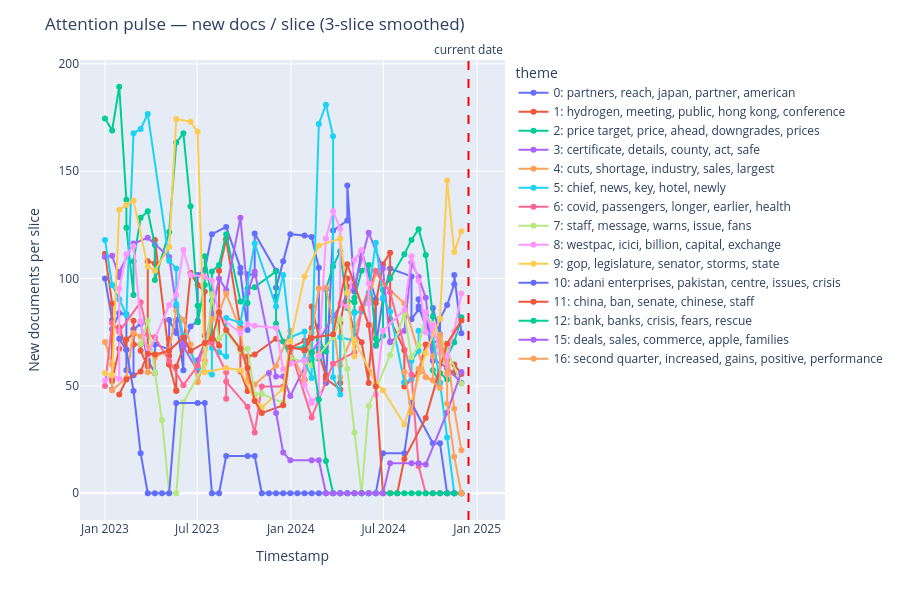

Notebook code for this chart:
### Markdown cell above
### 9b. `weak_signals` — signal evolution + merge Sankey + emergence

Mirrors [`demos/weak_signals`](https://github.com/rte-france/BERTrend/tree/main/bertrend/demos/weak_signals): the popularity-evolution plot with **noise / weak / strong** shaded bands (log y-axis), the **merge Sankey** (continuation / birth across slices), and the **newly emerged** themes per timestamp.

### Code cell
from bertrend.trend_analysis.visualizations import (
    create_topic_size_evolution_figure,
    create_sankey_diagram_plotly,
    plot_newly_emerged_topics,
)

# Signal thresholds for the trailing window (P10 / P90 of popularity).
window_start, window_end, all_pop, q1, q3 = bertrend._compute_popularity_values_and_thresholds(
    WINDOW_SIZE, current_date
)


def signal_evolution_figure(q1: float, q3: float, current_date, top_n: int = 15):
    """Robust replacement for BERTrend's plot_topic_size_evolution.

    BERTrend's helper puts the y-axis on a log scale with range [0, y_max] — but Plotly
    expects log-axis ranges in log10 units, so [0, …] renders as 'NaN×10^Infinity' and the
    curves disappear. Here we keep a linear y-axis, show the full timeline, and shade the
    noise / weak / strong regions from the window thresholds.
    """
    top = (
        intensity.groupby("theme_id")["intensity"].max()
        .sort_values(ascending=False).head(top_n).index
    )
    d = intensity[intensity["theme_id"].isin(top)]
    y_max = max(float(d["intensity"].max()), float(q3), 1.0)

    fig = px.line(d, x="timestamp", y="intensity", color="label", markers=True)
    # signal-region bands
    fig.add_hrect(y0=0, y1=q1, fillcolor="rgba(128,128,128,0.12)", line_width=0,
                  annotation_text="noise", annotation_position="top left")
    fig.add_hrect(y0=q1, y1=q3, fillcolor="rgba(255,165,0,0.14)", line_width=0,
                  annotation_text="weak signal", annotation_position="top left")
    fig.add_hrect(y0=q3, y1=y_max * 1.1, fillcolor="rgba(0,200,0,0.12)", line_width=0,
                  annotation_text="strong signal", annotation_position="top left")
    # Plotly's add_vline does integer arithmetic on datetime x (buggy with pandas
    # Timestamps), so pass the x as epoch-milliseconds, which date axes use internally.
    cd_ms = pd.Timestamp(current_date).value // 10**6
    fig.add_vline(x=cd_ms, line_width=2, line_dash="dash", line_color="red",
                  annotation_text="current date", annotation_position="top")
    fig.update_layout(
        title="Lifetime cumulative popularity (BERTrend signal metric)",
        xaxis_title="Timestamp", yaxis_title="Popularity (cumulative doc count)",
        legend_title_text="theme", height=600,
    )
    return fig


def attention_pulse_figure(current_date, top_n: int = 15, smooth: int = 3):
    """The thematic-trading view: new documents per slice (a *flow*, not a stock).

    Unlike cumulative popularity this rises AND falls, so its peak can be lead-lag tested
    against the cohort's price/flow peaks (roadmap Stage 1 gate)."""
    top = (
        intensity.groupby("theme_id")["new_docs"].max()
        .sort_values(ascending=False).head(top_n).index
    )
    d = intensity[intensity["theme_id"].isin(top)].copy()
    d["pulse"] = (
        d.groupby("theme_id")["new_docs"]
        .transform(lambda s: s.rolling(smooth, min_periods=1, center=True).mean())
    )
    fig = px.line(d, x="timestamp", y="pulse", color="label", markers=True)
    cd_ms = pd.Timestamp(current_date).value // 10**6
    fig.add_vline(x=cd_ms, line_width=2, line_dash="dash", line_color="red",
                  annotation_text="current date", annotation_position="top")
    fig.update_layout(
        title=f"Attention pulse — new docs / slice ({smooth}-slice smoothed)",
        xaxis_title="Timestamp", yaxis_title="New documents per slice",
        legend_title_text="theme", height=600,
    )
    return fig


fig_pulse_main = attention_pulse_figure(current_date)
fig_evo = signal_evolution_figure(q1, q3, current_date)

# Merge Sankey (topic continuation / birth)
fig_sankey = create_sankey_diagram_plotly(bertrend.all_merge_histories_df)

# Newly emerged themes per timestamp
fig_births = (
    plot_newly_emerged_topics(bertrend.all_new_topics_df)
    if bertrend.all_new_topics_df is not None and not bertrend.all_new_topics_df.empty
    else go.Figure()
)

write_dashboard(
    OUTPUT_DIR / f"bertrend_weak_signals_{TAG}.html",
    f"BERTrend · Weak Signals ({TAG})",
    [
        ("p", f"As of {pd.Timestamp(current_date).date()} (window {WINDOW_SIZE}d). "
              "<b>Attention pulse</b> (new docs/slice) is the trading-relevant series — it "
              "rises and falls, so its peak can be lead-lag tested against price/flows. "
              "<b>Cumulative popularity</b> below is BERTrend's signal metric (a running total "
              "that only grows while a theme stays active, decaying only when it goes silent); "
              f"noise P10={q1:.1f}, strong P90={q3:.1f}."),
        ("h2", "Attention pulse — new docs / slice (trading view)"), ("fig", fig_pulse_main),
        ("h2", "Lifetime cumulative popularity (signal regions)"), ("fig", fig_evo),
        ("h2", "Topic merging — Sankey"), ("fig", fig_sankey),
        ("h2", "Newly emerged themes"), ("fig", fig_births),
    ],
)
fig_pulse_main.show()

### Figure 1 — Plotly figure (JSON) as saved in the notebook; plotly's stock layout.template omitted (floating-point values rounded to 4 significant figures)
{"data": [{"hovertemplate": "label=0: partners, reach, japan, partner, american<br>timestamp=%{x}<br>pulse=%{y}<extra></extra>", "legendgroup": "0: partners, reach, japan, partner, american", "line": {"color": "#636efa", "dash": "solid"}, "marker": {"symbol": "circle"}, "mode": "lines+markers", "name": "0: partners, reach, japan, partner, american", "orientation": "v", "showlegend": true, "type": "scatter", "x": ["2023-01-01T00:00:00", "2023-01-15T00:00:00", "2023-01-15T00:00:00", "2023-01-15T00:00:00", "2023-01-29T00:00:00", "2023-02-12T00:00:00", "2023-02-12T00:00:00", "2023-02-26T00:00:00", "2023-02-26T00:00:00", "2023-03-12T00:00:00", "2023-03-12T00:00:00", "2023-03-26T00:00:00", "2023-03-26T00:00:00", "2023-04-09T00:00:00", "2023-04-09T00:00:00", "2023-05-07T00:00:00", "2023-05-07T00:00:00", "2023-05-07T00:00:00", "2023-05-21T00:00:00", "2023-05-21T00:00:00", "2023-06-04T00:00:00", "2023-06-04T00:00:00", "2023-06-18T00:00:00", "2023-07-02T00:00:00", "2023-07-02T00:00:00", "2023-07-16T00:00:00", "2023-07-30T00:00:00", "2023-08-27T00:00:00", "2023-09-24T00:00:00", "2023-09-24T00:00:00", "2023-10-08T00:00:00", "2023-10-08T00:00:00", "2023-10-22T00:00:00", "2023-10-22T00:00:00", "2023-12-03T00:00:00", "2023-12-03T00:00:00", "2023-12-03T00:00:00", "2023-12-17T00:00:00", "2023-12-31T00:00:00", "2024-01-28T00:00:00", "2024-02-11T00:00:00", "2024-02-25T00:00:00", "2024-02-25T00:00:00", "2024-03-10T00:00:00", "2024-03-10T00:00:00", "2024-03-24T00:00:00", "2024-04-21T00:00:00", "2024-04-21T00:00:00", "2024-05-05T00:00:00", "2024-05-19T00:00:00", "2024-06-16T00:00:00", "2024-06-16T00:00:00", "2024-06-30T00:00:00", "2024-07-14T00:00:00", "2024-08-25T00:00:00", "2024-08-25T00:00:00", "2024-09-08T00:00:00", "2024-09-08T00:00:00", "2024-09-08T00:00:00", "2024-09-22T00:00:00", "2024-09-22T00:00:00", "2024-10-06T00:00:00", "2024-10-06T00:00:00", "2024-10-20T00:00:00", "2024-10-20T00:00:00", "2024-11-03T00:00:00", "2024-11-17T00:00:00", "2024-11-17T00:00:00", "2024-12-01T00:00:00"], "xaxis": "x", "y": [100.0, 80.67, 48.33, 76.33, 84.0, 83.33, 57.33, 55.0, 76.33, 79.0, 80.0, 61.0, 62.0, 56.0, 69.33, 67.0, 69.0, 80.67, 74.67, 80.67, 57.33, 68.67, 77.67, 80.33, 101.7, 104.0, 120.7, 124.0, 105.0, 102.7, 76.0, 102.0, 101.7, 121.0, 103.7, 91.67, 95.67, 108.0, 120.7, 120.0, 119.3, 105.0, 77.67, 55.0, 51.33, 122.3, 127.0, 143.3, 94.0, 112.7, 90.33, 68.67, 90.67, 104.7, 101.0, 81.0, 85.67, 90.33, 87.0, 78.0, 82.67, 61.67, 86.33, 74.0, 81.33, 87.67, 97.33, 101.7, 74.5], "yaxis": "y"}, {"hovertemplate": "label=1: hydrogen, meeting, public, hong kong, conference<br>timestamp=%{x}<br>pulse=%{y}<extra></extra>", "legendgroup": "1: hydrogen, meeting, public, hong kong, conference", "line": {"color": "#EF553B", "dash": "solid"}, "marker": {"symbol": "circle"}, "mode": "lines+markers", "name": "1: hydrogen, meeting, public, hong kong, conference", "orientation": "v", "showlegend": true, "type": "scatter", "x": ["2023-01-01T00:00:00", "2023-01-15T00:00:00", "2023-01-15T00:00:00", "2023-01-15T00:00:00", "2023-01-29T00:00:00", "2023-01-29T00:00:00", "2023-02-12T00:00:00", "2023-02-12T00:00:00", "2023-02-26T00:00:00", "2023-02-26T00:00:00", "2023-02-26T00:00:00", "2023-03-12T00:00:00", "2023-03-12T00:00:00", "2023-03-26T00:00:00", "2023-03-26T00:00:00", "2023-04-09T00:00:00", "2023-04-09T00:00:00", "2023-05-07T00:00:00", "2023-05-07T00:00:00", "2023-05-07T00:00:00", "2023-05-07T00:00:00", "2023-05-21T00:00:00", "2023-05-21T00:00:00", "2023-05-21T00:00:00", "2023-06-04T00:00:00", "2023-06-18T00:00:00", "2023-07-02T00:00:00", "2023-07-16T00:00:00", "2023-07-16T00:00:00", "2023-07-30T00:00:00", "2023-07-30T00:00:00", "2023-08-13T00:00:00", "2023-08-13T00:00:00", "2023-08-27T00:00:00", "2023-08-27T00:00:00", "2023-09-24T00:00:00", "2023-09-24T00:00:00", "2023-10-08T00:00:00", "2023-10-08T00:00:00", "2023-10-22T00:00:00", "2023-12-03T00:00:00", "2023-12-31T00:00:00", "2024-01-28T00:00:00", "2024-01-28T00:00:00", "2024-01-28T00:00:00", "2024-01-28T00:00:00", "2024-02-11T00:00:00", "2024-02-11T00:00:00", "2024-02-25T00:00:00", "2024-02-25T00:00:00", "2024-03-10T00:00:00", "2024-03-10T00:00:00", "2024-04-07T00:00:00", "2024-04-07T00:00:00", "2024-04-07T00:00:00", "2024-04-21T00:00:00", "2024-04-21T00:00:00", "2024-04-21T00:00:00", "2024-05-05T00:00:00", "2024-05-19T00:00:00", "2024-06-02T00:00:00", "2024-06-02T00:00:00", "2024-06-16T00:00:00", "2024-06-30T00:00:00", "2024-07-14T00:00:00", "2024-07-14T00:00:00", "2024-08-11T00:00:00", "2024-08-11T00:00:00", "2024-08-11T00:00:00", "2024-09-08T00:00:00", "2024-09-22T00:00:00", "2024-10-20T00:00:00", "2024-11-03T00:00:00", "2024-11-03T00:00:00", "2024-11-17T00:00:00", "2024-11-17T00:00:00", "2024-12-01T00:00:00"], "xaxis": "x", "y": [111.5, 88.33, 53.33, 52.33, 67.33, 77.33, 67.0, 71.67, 74.33, 80.33, 69.33, 69.33, 66.33, 59.0, 108.0, 107.0, 118.0, 64.0, 71.67, 60.0, 60.0, 47.67, 48.0, 59.0, 68.0, 102.7, 97.0, 94.0, 73.33, 72.67, 74.33, 68.67, 103.7, 118.3, 118.3, 77.0, 56.67, 47.67, 63.67, 64.67, 72.0, 67.67, 71.0, 66.33, 53.0, 66.67, 77.0, 87.0, 72.67, 65.33, 54.67, 53.33, 48.33, 51.33, 79.33, 96.33, 100.0, 88.67, 74.67, 70.33, 51.33, 56.67, 88.67, 106.7, 112.0, 81.0, 66.67, 51.67, 49.67, 56.33, 69.33, 71.0, 62.0, 58.33, 56.0, 60.0, 55.5], "yaxis": "y"}, {"hovertemplate": "label=2: price target, price, ahead, downgrades, prices<br>timestamp=%{x}<br>pulse=%{y}<extra></extra>", "legendgroup": "2: price target, price, ahead, downgrades, prices", "line": {"color": "#00cc96", "dash": "solid"}, "marker": {"symbol": "circle"}, "mode": "lines+markers", "name": "2: price target, price, ahead, downgrades, prices", "orientation": "v", "showlegend": true, "type": "scatter", "x": ["2023-01-01T00:00:00", "2023-01-15T00:00:00", "2023-01-29T00:00:00", "2023-02-12T00:00:00", "2023-02-12T00:00:00", "2023-02-26T00:00:00", "2023-02-26T00:00:00", "2023-03-12T00:00:00", "2023-03-26T00:00:00", "2023-04-09T00:00:00", "2023-04-09T00:00:00", "2023-05-07T00:00:00", "2023-05-21T00:00:00", "2023-06-04T00:00:00", "2023-06-18T00:00:00", "2023-07-02T00:00:00", "2023-07-02T00:00:00", "2023-07-16T00:00:00", "2023-07-16T00:00:00", "2023-07-30T00:00:00", "2023-07-30T00:00:00", "2023-07-30T00:00:00", "2023-08-13T00:00:00", "2023-08-27T00:00:00", "2023-09-24T00:00:00", "2023-10-08T00:00:00", "2023-10-08T00:00:00", "2023-10-22T00:00:00", "2023-12-03T00:00:00", "2023-12-03T00:00:00", "2023-12-17T00:00:00", "2023-12-31T00:00:00", "2023-12-31T00:00:00", "2023-12-31T00:00:00", "2024-01-28T00:00:00", "2024-02-11T00:00:00", "2024-02-11T00:00:00", "2024-02-25T00:00:00", "2024-02-25T00:00:00", "2024-02-25T00:00:00", "2024-03-10T00:00:00", "2024-03-10T00:00:00", "2024-03-24T00:00:00", "2024-04-07T00:00:00", "2024-04-21T00:00:00", "2024-04-21T00:00:00", "2024-05-05T00:00:00", "2024-05-05T00:00:00", "2024-05-05T00:00:00", "2024-05-19T00:00:00", "2024-06-02T00:00:00", "2024-06-16T00:00:00", "2024-06-16T00:00:00", "2024-06-30T00:00:00", "2024-06-30T00:00:00", "2024-07-14T00:00:00", "2024-08-11T00:00:00", "2024-08-25T00:00:00", "2024-09-08T00:00:00", "2024-09-22T00:00:00", "2024-10-06T00:00:00", "2024-10-06T00:00:00", "2024-10-20T00:00:00", "2024-10-20T00:00:00", "2024-11-03T00:00:00", "2024-11-03T00:00:00", "2024-11-17T00:00:00", "2024-12-01T00:00:00"], "xaxis": "x", "y": [174.5, 169.0, 189.3, 136.7, 123.7, 92.33, 108.0, 128.3, 131.3, 115.7, 99.33, 121.7, 163.3, 167.7, 133.7, 87.33, 79.67, 97.0, 110.3, 89.67, 71.33, 103.3, 106.3, 120.7, 89.33, 88.67, 95.33, 96.0, 103.3, 79.0, 70.67, 63.0, 63.67, 67.67, 68.0, 65.67, 61.67, 62.67, 67.33, 71.33, 66.0, 95.0, 105.7, 112.7, 86.33, 90.0, 89.0, 84.33, 91.0, 103.7, 106.3, 72.0, 69.0, 73.33, 94.67, 100.0, 111.3, 118.0, 123.0, 111.0, 82.33, 57.33, 51.33, 56.0, 53.0, 63.67, 70.33, 82.0], "yaxis": "y"}, {"hovertemplate": "label=3: certificate, details, county, act, safe<br>timestamp=%{x}<br>pulse=%{y}<extra></extra>", "legendgroup": "3: certificate, details, county, act, safe", "line": {"color": "#ab63fa", "dash": "solid"}, "marker": {"symbol": "circle"}, "mode": "lines+markers", "name": "3: certificate, details, county, act, safe", "orientation": "v", "showlegend": true, "type": "scatter", "x": ["2023-01-01T00:00:00", "2023-01-15T00:00:00", "2023-01-29T00:00:00", "2023-01-29T00:00:00", "2023-02-26T00:00:00", "2023-03-26T00:00:00", "2023-05-07T00:00:00", "2023-05-21T00:00:00", "2023-06-04T00:00:00", "2023-06-04T00:00:00", "2023-07-02T00:00:00", "2023-07-02T00:00:00", "2023-07-16T00:00:00", "2023-07-30T00:00:00", "2023-08-13T00:00:00", "2023-08-27T00:00:00", "2023-09-24T00:00:00", "2023-10-08T00:00:00", "2023-10-22T00:00:00", "2023-12-03T00:00:00", "2023-12-17T00:00:00", "2023-12-31T00:00:00", "2024-02-11T00:00:00", "2024-03-24T00:00:00", "2024-05-05T00:00:00", "2024-05-19T00:00:00", "2024-06-02T00:00:00", "2024-06-30T00:00:00", "2024-07-14T00:00:00", "2024-07-14T00:00:00", "2024-08-11T00:00:00", "2024-08-25T00:00:00", "2024-09-08T00:00:00", "2024-09-22T00:00:00", "2024-10-06T00:00:00", "2024-11-03T00:00:00", "2024-12-01T00:00:00"], "xaxis": "x", "y": [110.0, 110.7, 100.7, 103.0, 116.3, 119.0, 110.0, 87.0, 70.33, 68.33, 57.0, 62.0, 70.0, 83.67, 100.0, 94.67, 128.3, 93.33, 103.3, 54.33, 54.33, 45.33, 65.33, 82.33, 96.67, 109.7, 121.3, 104.7, 70.67, 70.33, 75.67, 107.3, 100.7, 91.0, 62.67, 58.33, 51.5], "yaxis": "y"}, {"hovertemplate": "label=4: cuts, shortage, industry, sales, largest<br>timestamp=%{x}<br>pulse=%{y}<extra></extra>", "legendgroup": "4: cuts, shortage, industry, sales, largest", "line": {"color": "#FFA15A", "dash": "solid"}, "marker": {"symbol": "circle"}, "mode": "lines+markers", "name": "4: cuts, shortage, industry, sales, largest", "orientation": "v", "showlegend": true, "type": "scatter", "x": ["2023-01-01T00:00:00", "2023-01-15T00:00:00", "2023-01-15T00:00:00", "2023-02-12T00:00:00", "2023-02-26T00:00:00", "2023-03-12T00:00:00", "2023-03-26T00:00:00", "2023-03-26T00:00:00", "2023-04-09T00:00:00", "2023-04-09T00:00:00", "2023-05-07T00:00:00", "2023-05-21T00:00:00", "2023-06-04T00:00:00", "2023-06-18T00:00:00", "2023-07-02T00:00:00", "2023-07-02T00:00:00", "2023-07-16T00:00:00", "2023-07-30T00:00:00", "2023-08-13T00:00:00", "2023-08-27T00:00:00", "2023-09-24T00:00:00", "2023-10-08T00:00:00", "2023-10-22T00:00:00", "2023-12-03T00:00:00", "2023-12-31T00:00:00", "2023-12-31T00:00:00", "2024-01-28T00:00:00", "2024-02-11T00:00:00", "2024-02-25T00:00:00", "2024-03-10T00:00:00", "2024-03-24T00:00:00", "2024-04-07T00:00:00", "2024-04-07T00:00:00", "2024-05-05T00:00:00", "2024-05-19T00:00:00", "2024-06-02T00:00:00", "2024-06-16T00:00:00", "2024-06-30T00:00:00", "2024-08-11T00:00:00", "2024-09-22T00:00:00", "2024-10-06T00:00:00", "2024-10-06T00:00:00", "2024-10-20T00:00:00", "2024-11-03T00:00:00", "2024-11-17T00:00:00", "2024-12-01T00:00:00"], "xaxis": "x", "y": [70.5, 60.0, 48.0, 53.67, 74.67, 73.0, 68.0, 56.33, 56.0, 63.33, 66.67, 85.0, 80.67, 69.33, 51.67, 52.0, 61.67, 81.0, 84.33, 93.0, 76.0, 52.33, 50.67, 59.33, 75.67, 66.33, 52.67, 74.67, 95.33, 95.67, 80.0, 54.0, 59.67, 75.67, 85.0, 90.33, 102.7, 97.67, 88.33, 54.0, 52.67, 63.67, 73.0, 67.0, 39.33, 20.0], "yaxis": "y"}, {"hovertemplate": "label=5: chief, news, key, hotel, newly<br>timestamp=%{x}<br>pulse=%{y}<extra></extra>", "legendgroup": "5: chief, news, key, hotel, newly", "line": {"color": "#19d3f3", "dash": "solid"}, "marker": {"symbol": "circle"}, "mode": "lines+markers", "name": "5: chief, news, key, hotel, newly", "orientation": "v", "showlegend": true, "type": "scatter", "x": ["2023-01-01T00:00:00", "2023-01-15T00:00:00", "2023-01-29T00:00:00", "2023-02-12T00:00:00", "2023-02-26T00:00:00", "2023-03-12T00:00:00", "2023-03-26T00:00:00", "2023-05-07T00:00:00", "2023-05-21T00:00:00", "2023-05-21T00:00:00", "2023-06-04T00:00:00", "2023-06-04T00:00:00", "2023-07-02T00:00:00", "2023-07-30T00:00:00", "2023-07-30T00:00:00", "2023-08-13T00:00:00", "2023-08-27T00:00:00", "2023-08-27T00:00:00", "2023-09-24T00:00:00", "2023-10-22T00:00:00", "2023-12-03T00:00:00", "2023-12-17T00:00:00", "2023-12-31T00:00:00", "2024-01-28T00:00:00", "2024-01-28T00:00:00", "2024-01-28T00:00:00", "2024-02-11T00:00:00", "2024-02-11T00:00:00", "2024-02-25T00:00:00", "2024-03-10T00:00:00", "2024-03-24T00:00:00", "2024-03-24T00:00:00", "2024-04-07T00:00:00", "2024-04-07T00:00:00", "2024-05-05T00:00:00", "2024-05-05T00:00:00", "2024-05-19T00:00:00", "2024-06-02T00:00:00", "2024-06-16T00:00:00", "2024-06-30T00:00:00", "2024-07-14T00:00:00", "2024-08-11T00:00:00", "2024-08-25T00:00:00", "2024-08-25T00:00:00", "2024-09-08T00:00:00", "2024-09-08T00:00:00", "2024-10-06T00:00:00", "2024-10-20T00:00:00", "2024-11-03T00:00:00", "2024-11-17T00:00:00", "2024-12-01T00:00:00"], "xaxis": "x", "y": [118.0, 97.0, 90.33, 83.0, 167.7, 169.7, 176.7, 108.3, 104.7, 88.0, 73.33, 73.0, 58.67, 55.33, 67.67, 65.67, 63.67, 81.67, 79.33, 116.3, 87.0, 101.7, 72.67, 75.33, 62.33, 61.67, 53.67, 63.0, 172.0, 181.0, 166.3, 54.0, 46.0, 72.67, 71.0, 84.0, 84.67, 93.33, 116.7, 91.0, 84.67, 51.67, 53.0, 61.67, 66.33, 75.67, 73.67, 51.33, 26.0, 0.0, 0.0], "yaxis": "y"}, {"hovertemplate": "label=6: covid, passengers, longer, earlier, health<br>timestamp=%{x}<br>pulse=%{y}<extra></extra>", "legendgroup": "6: covid, passengers, longer, earlier, health", "line": {"color": "#FF6692", "dash": "solid"}, "marker": {"symbol": "circle"}, "mode": "lines+markers", "name": "6: covid, passengers, longer, earlier, health", "orientation": "v", "showlegend": true, "type": "scatter", "x": ["2023-01-01T00:00:00", "2023-01-15T00:00:00", "2023-01-29T00:00:00", "2023-03-12T00:00:00", "2023-03-26T00:00:00", "2023-04-09T00:00:00", "2023-05-07T00:00:00", "2023-06-04T00:00:00", "2023-07-02T00:00:00", "2023-07-16T00:00:00", "2023-07-30T00:00:00", "2023-08-27T00:00:00", "2023-08-27T00:00:00", "2023-08-27T00:00:00", "2023-10-08T00:00:00", "2023-10-22T00:00:00", "2023-11-05T00:00:00", "2023-12-17T00:00:00", "2023-12-31T00:00:00", "2024-02-11T00:00:00", "2024-03-24T00:00:00", "2024-05-05T00:00:00", "2024-05-19T00:00:00", "2024-06-16T00:00:00", "2024-07-14T00:00:00", "2024-08-25T00:00:00", "2024-09-08T00:00:00", "2024-09-22T00:00:00", "2024-10-06T00:00:00", "2024-10-20T00:00:00", "2024-11-03T00:00:00", "2024-11-17T00:00:00", "2024-12-01T00:00:00"], "xaxis": "x", "y": [50.0, 79.33, 75.33, 89.0, 74.0, 72.67, 61.67, 50.33, 59.33, 69.33, 70.0, 56.33, 44.0, 52.0, 40.33, 28.33, 49.67, 49.67, 67.0, 35.33, 60.33, 65.67, 86.0, 103.7, 93.67, 55.33, 12.67, 0.0, 0.0, 0.0, 0.0, 0.0, 0.0], "yaxis": "y"}, {"hovertemplate": "label=7: staff, message, warns, issue, fans<br>timestamp=%{x}<br>pulse=%{y}<extra></extra>", "legendgroup": "7: staff, message, warns, issue, fans", "line": {"color": "#B6E880", "dash": "solid"}, "marker": {"symbol": "circle"}, "mode": "lines+markers", "name": "7: staff, message, warns, issue, fans", "orientation": "v", "showlegend": true, "type": "scatter", "x": ["2023-03-12T00:00:00", "2023-03-26T00:00:00", "2023-04-09T00:00:00", "2023-04-23T00:00:00", "2023-05-07T00:00:00", "2023-05-21T00:00:00", "2023-06-04T00:00:00", "2023-07-16T00:00:00", "2023-07-30T00:00:00", "2023-08-13T00:00:00", "2023-08-27T00:00:00", "2023-09-24T00:00:00", "2023-10-08T00:00:00", "2023-10-22T00:00:00", "2023-11-05T00:00:00", "2023-12-17T00:00:00", "2023-12-31T00:00:00", "2024-02-11T00:00:00", "2024-02-25T00:00:00", "2024-03-24T00:00:00", "2024-04-07T00:00:00", "2024-04-21T00:00:00", "2024-05-05T00:00:00", "2024-05-19T00:00:00", "2024-06-02T00:00:00", "2024-07-14T00:00:00", "2024-08-11T00:00:00", "2024-08-25T00:00:00", "2024-09-08T00:00:00", "2024-09-22T00:00:00", "2024-10-06T00:00:00", "2024-11-03T00:00:00", "2024-12-01T00:00:00"], "xaxis": "x", "y": [69.5, 80.33, 56.33, 34.0, 0.0, 0.0, 42.33, 60.33, 92.67, 72.0, 75.33, 66.33, 67.33, 46.0, 46.33, 42.0, 63.33, 59.67, 64.33, 72.67, 81.0, 58.0, 28.33, 0.0, 40.67, 64.33, 83.67, 63.33, 68.67, 82.0, 79.0, 66.67, 51.0], "yaxis": "y"}, {"hovertemplate": "label=8: westpac, icici, billion, capital, exchange<br>timestamp=%{x}<br>pulse=%{y}<extra></extra>", "legendgroup": "8: westpac, icici, billion, capital, exchange", "line": {"color": "#FF97FF", "dash": "solid"}, "marker": {"symbol": "circle"}, "mode": "lines+markers", "name": "8: westpac, icici, billion, capital, exchange", "orientation": "v", "showlegend": true, "type": "scatter", "x": ["2023-01-01T00:00:00", "2023-01-15T00:00:00", "2023-01-29T00:00:00", "2023-01-29T00:00:00", "2023-02-12T00:00:00", "2023-02-26T00:00:00", "2023-03-12T00:00:00", "2023-03-26T00:00:00", "2023-05-07T00:00:00", "2023-05-21T00:00:00", "2023-06-04T00:00:00", "2023-06-18T00:00:00", "2023-07-16T00:00:00", "2023-07-30T00:00:00", "2023-08-13T00:00:00", "2023-09-24T00:00:00", "2023-10-08T00:00:00", "2023-10-22T00:00:00", "2023-12-03T00:00:00", "2023-12-17T00:00:00", "2023-12-31T00:00:00", "2024-01-28T00:00:00", "2024-01-28T00:00:00", "2024-02-11T00:00:00", "2024-02-11T00:00:00", "2024-02-25T00:00:00", "2024-02-25T00:00:00", "2024-03-10T00:00:00", "2024-03-24T00:00:00", "2024-04-07T00:00:00", "2024-04-07T00:00:00", "2024-04-21T00:00:00", "2024-05-05T00:00:00", "2024-05-19T00:00:00", "2024-06-02T00:00:00", "2024-06-02T00:00:00", "2024-06-16T00:00:00", "2024-06-30T00:00:00", "2024-08-11T00:00:00", "2024-08-25T00:00:00", "2024-09-08T00:00:00", "2024-09-22T00:00:00", "2024-09-22T00:00:00", "2024-10-06T00:00:00", "2024-10-06T00:00:00", "2024-10-20T00:00:00", "2024-10-20T00:00:00", "2024-11-03T00:00:00", "2024-11-03T00:00:00", "2024-11-03T00:00:00", "2024-11-17T00:00:00", "2024-12-01T00:00:00"], "xaxis": "x", "y": [52.5, 55.0, 53.33, 95.33, 111.3, 115.0, 80.0, 64.33, 87.67, 92.33, 113.3, 101.7, 101.0, 99.0, 82.33, 74.67, 78.67, 78.0, 77.0, 57.67, 60.33, 62.0, 50.33, 43.0, 42.0, 46.33, 63.67, 118.7, 131.3, 123.3, 88.67, 87.0, 108.7, 113.3, 97.67, 88.33, 46.0, 75.67, 85.33, 110.3, 99.0, 75.0, 84.33, 74.0, 78.33, 65.33, 68.0, 63.67, 55.67, 63.67, 75.33, 93.0], "yaxis": "y"}, {"hovertemplate": "label=9: gop, legislature, senator, storms, state<br>timestamp=%{x}<br>pulse=%{y}<extra></extra>", "legendgroup": "9: gop, legislature, senator, storms, state", "line": {"color": "#FECB52", "dash": "solid"}, "marker": {"symbol": "circle"}, "mode": "lines+markers", "name": "9: gop, legislature, senator, storms, state", "orientation": "v", "showlegend": true, "type": "scatter", "x": ["2023-01-01T00:00:00", "2023-01-15T00:00:00", "2023-01-29T00:00:00", "2023-02-12T00:00:00", "2023-02-26T00:00:00", "2023-03-26T00:00:00", "2023-04-09T00:00:00", "2023-05-07T00:00:00", "2023-05-21T00:00:00", "2023-06-18T00:00:00", "2023-07-02T00:00:00", "2023-07-16T00:00:00", "2023-08-27T00:00:00", "2023-09-24T00:00:00", "2023-10-22T00:00:00", "2023-11-05T00:00:00", "2023-12-17T00:00:00", "2023-12-31T00:00:00", "2024-01-28T00:00:00", "2024-02-25T00:00:00", "2024-04-07T00:00:00", "2024-04-21T00:00:00", "2024-05-05T00:00:00", "2024-05-05T00:00:00", "2024-06-16T00:00:00", "2024-06-30T00:00:00", "2024-08-11T00:00:00", "2024-09-22T00:00:00", "2024-10-20T00:00:00", "2024-11-03T00:00:00", "2024-11-17T00:00:00", "2024-12-01T00:00:00"], "xaxis": "x", "y": [56.0, 55.0, 132.0, 134.3, 136.3, 105.7, 103.7, 114.7, 174.3, 173.0, 168.3, 56.33, 58.33, 57.33, 43.67, 40.0, 48.67, 70.67, 101.0, 115.3, 118.7, 93.33, 63.67, 71.33, 51.33, 48.0, 32.0, 65.33, 81.33, 145.7, 112.3, 122.0], "yaxis": "y"}, {"hovertemplate": "label=10: adani enterprises, pakistan, centre, issues, crisis<br>timestamp=%{x}<br>pulse=%{y}<extra></extra>", "legendgroup": "10: adani enterprises, pakistan, centre, issues, crisis", "line": {"color": "#636efa", "dash": "solid"}, "marker": {"symbol": "circle"}, "mode": "lines+markers", "name": "10: adani enterprises, pakistan, centre, issues, crisis", "orientation": "v", "showlegend": true, "type": "scatter", "x": ["2023-01-29T00:00:00", "2023-02-12T00:00:00", "2023-02-26T00:00:00", "2023-03-12T00:00:00", "2023-03-26T00:00:00", "2023-04-09T00:00:00", "2023-04-23T00:00:00", "2023-05-07T00:00:00", "2023-05-21T00:00:00", "2023-07-02T00:00:00", "2023-07-16T00:00:00", "2023-07-30T00:00:00", "2023-08-13T00:00:00", "2023-08-27T00:00:00", "2023-10-08T00:00:00", "2023-10-22T00:00:00", "2023-11-05T00:00:00", "2023-11-19T00:00:00", "2023-12-03T00:00:00", "2023-12-17T00:00:00", "2023-12-31T00:00:00", "2024-01-14T00:00:00", "2024-01-28T00:00:00", "2024-02-11T00:00:00", "2024-02-25T00:00:00", "2024-03-10T00:00:00", "2024-03-24T00:00:00", "2024-04-07T00:00:00", "2024-04-21T00:00:00", "2024-05-05T00:00:00", "2024-05-19T00:00:00", "2024-06-02T00:00:00", "2024-06-16T00:00:00", "2024-06-30T00:00:00", "2024-08-11T00:00:00", "2024-08-25T00:00:00", "2024-10-06T00:00:00", "2024-10-20T00:00:00", "2024-11-03T00:00:00", "2024-11-17T00:00:00", "2024-12-01T00:00:00"], "xaxis": "x", "y": [72.0, 66.67, 47.67, 18.67, 0.0, 0.0, 0.0, 0.0, 42.0, 42.0, 42.0, 0.0, 0.0, 17.33, 17.33, 17.33, 0.0, 0.0, 0.0, 0.0, 0.0, 0.0, 0.0, 0.0, 0.0, 0.0, 0.0, 0.0, 0.0, 0.0, 0.0, 0.0, 0.0, 18.67, 18.67, 42.0, 23.33, 23.33, 0.0, 0.0, 0.0], "yaxis": "y"}, {"hovertemplate": "label=11: china, ban, senate, chinese, staff<br>timestamp=%{x}<br>pulse=%{y}<extra></extra>", "legendgroup": "11: china, ban, senate, chinese, staff", "line": {"color": "#EF553B", "dash": "solid"}, "marker": {"symbol": "circle"}, "mode": "lines+markers", "name": "11: china, ban, senate, chinese, staff", "orientation": "v", "showlegend": true, "type": "scatter", "x": ["2023-01-29T00:00:00", "2023-02-12T00:00:00", "2023-03-12T00:00:00", "2023-03-26T00:00:00", "2023-04-09T00:00:00", "2023-05-07T00:00:00", "2023-06-04T00:00:00", "2023-06-18T00:00:00", "2023-07-16T00:00:00", "2023-07-30T00:00:00", "2023-08-13T00:00:00", "2023-08-27T00:00:00", "2023-09-24T00:00:00", "2023-10-08T00:00:00", "2023-10-22T00:00:00", "2023-11-05T00:00:00", "2023-12-17T00:00:00", "2023-12-31T00:00:00", "2024-01-28T00:00:00", "2024-02-11T00:00:00", "2024-03-24T00:00:00", "2024-04-21T00:00:00", "2024-06-02T00:00:00", "2024-06-16T00:00:00", "2024-06-30T00:00:00", "2024-07-14T00:00:00", "2024-07-28T00:00:00", "2024-08-11T00:00:00", "2024-09-22T00:00:00", "2024-11-03T00:00:00", "2024-12-01T00:00:00"], "xaxis": "x", "y": [46.0, 53.0, 56.67, 65.0, 64.67, 66.33, 72.67, 66.33, 70.0, 72.0, 84.33, 76.0, 67.33, 58.33, 43.0, 37.33, 41.0, 68.0, 66.67, 72.33, 74.0, 106.7, 78.33, 49.67, 0.0, 0.0, 0.0, 16.0, 35.0, 69.67, 80.5], "yaxis": "y"}, {"hovertemplate": "label=12: bank, banks, crisis, fears, rescue<br>timestamp=%{x}<br>pulse=%{y}<extra></extra>", "legendgroup": "12: bank, banks, crisis, fears, rescue", "line": {"color": "#00cc96", "dash": "solid"}, "marker": {"symbol": "circle"}, "mode": "lines+markers", "name": "12: bank, banks, crisis, fears, rescue", "orientation": "v", "showlegend": true, "type": "scatter", "x": ["2024-02-11T00:00:00", "2024-02-25T00:00:00", "2024-03-10T00:00:00", "2024-03-24T00:00:00", "2024-04-07T00:00:00", "2024-04-21T00:00:00", "2024-05-05T00:00:00", "2024-05-19T00:00:00", "2024-06-02T00:00:00", "2024-06-16T00:00:00", "2024-06-30T00:00:00", "2024-07-14T00:00:00", "2024-07-28T00:00:00", "2024-08-11T00:00:00", "2024-08-25T00:00:00", "2024-09-08T00:00:00", "2024-09-22T00:00:00", "2024-10-06T00:00:00", "2024-10-20T00:00:00", "2024-11-03T00:00:00", "2024-11-17T00:00:00", "2024-12-01T00:00:00"], "xaxis": "x", "y": [65.5, 43.67, 15.0, 0.0, 0.0, 0.0, 0.0, 0.0, 0.0, 0.0, 0.0, 0.0, 0.0, 0.0, 0.0, 0.0, 0.0, 0.0, 0.0, 0.0, 0.0, 0.0], "yaxis": "y"}, {"hovertemplate": "label=15: deals, sales, commerce, apple, families<br>timestamp=%{x}<br>pulse=%{y}<extra></extra>", "legendgroup": "15: deals, sales, commerce, apple, families", "line": {"color": "#ab63fa", "dash": "solid"}, "marker": {"symbol": "circle"}, "mode": "lines+markers", "name": "15: deals, sales, commerce, apple, families", "orientation": "v", "showlegend": true, "type": "scatter", "x": ["2023-11-19T00:00:00", "2023-12-03T00:00:00", "2023-12-17T00:00:00", "2023-12-31T00:00:00", "2024-02-11T00:00:00", "2024-02-25T00:00:00", "2024-03-10T00:00:00", "2024-03-24T00:00:00", "2024-04-07T00:00:00", "2024-04-21T00:00:00", "2024-05-05T00:00:00", "2024-05-19T00:00:00", "2024-06-02T00:00:00", "2024-06-16T00:00:00", "2024-06-30T00:00:00", "2024-07-14T00:00:00", "2024-08-25T00:00:00", "2024-09-08T00:00:00", "2024-09-22T00:00:00", "2024-11-03T00:00:00", "2024-12-01T00:00:00"], "xaxis": "x", "y": [56.0, 37.33, 19.0, 15.33, 15.33, 15.33, 0.0, 0.0, 0.0, 0.0, 0.0, 0.0, 0.0, 0.0, 0.0, 14.0, 14.0, 14.0, 13.33, 37.67, 56.5], "yaxis": "y"}, {"hovertemplate": "label=16: second quarter, increased, gains, positive, performance<br>timestamp=%{x}<br>pulse=%{y}<extra></extra>", "legendgroup": "16: second quarter, increased, gains, positive, performance", "line": {"color": "#FFA15A", "dash": "solid"}, "marker": {"symbol": "circle"}, "mode": "lines+markers", "name": "16: second quarter, increased, gains, positive, performance", "orientation": "v", "showlegend": true, "type": "scatter", "x": ["2024-08-11T00:00:00", "2024-08-25T00:00:00", "2024-09-08T00:00:00", "2024-10-20T00:00:00", "2024-10-20T00:00:00", "2024-11-03T00:00:00", "2024-11-03T00:00:00", "2024-11-17T00:00:00", "2024-12-01T00:00:00"], "xaxis": "x", "y": [56.5, 37.67, 58.0, 49.0, 73.67, 56.0, 41.67, 17.0, 0.0], "yaxis": "y"}], "layout": {"annotations": [{"showarrow": false, "text": "current date", "x": 1734220800000, "xanchor": "center", "xref": "x", "y": 1, "yanchor": "bottom", "yref": "y domain"}], "height": 600, "legend": {"title": {"text": "theme"}, "tracegroupgap": 0}, "margin": {"t": 60}, "shapes": [{"line": {"color": "red", "dash": "dash", "width": 2}, "type": "line", "x0": 1734220800000, "x1": 1734220800000, "xref": "x", "y0": 0, "y1": 1, "yref": "y domain"}], "title": {"text": "Attention pulse — new docs / slice (3-slice smoothed)"}, "xaxis": {"anchor": "y", "domain": [0.0, 1.0], "title": {"text": "Timestamp"}}, "yaxis": {"anchor": "x", "domain": [0.0, 1.0], "title": {"text": "New documents per slice"}}}}
